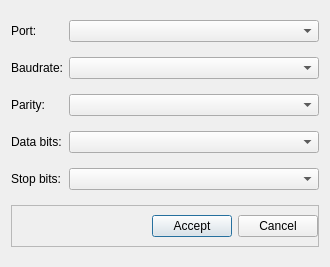
<?xml version="1.0" encoding="UTF-8"?>
<ui version="4.0">
 <class>Dialog</class>
 <widget class="QDialog" name="Dialog">
  <property name="geometry">
   <rect>
    <x>0</x>
    <y>0</y>
    <width>330</width>
    <height>267</height>
   </rect>
  </property>
  <property name="windowTitle">
   <string>Dialog</string>
  </property>
  <layout class="QGridLayout" name="gridLayout">
   <item row="1" column="1">
    <widget class="QComboBox" name="cb_baud"/>
   </item>
   <item row="0" column="0">
    <widget class="QLabel" name="l_port">
     <property name="sizePolicy">
      <sizepolicy hsizetype="Fixed" vsizetype="Preferred">
       <horstretch>0</horstretch>
       <verstretch>0</verstretch>
      </sizepolicy>
     </property>
     <property name="text">
      <string>Port:</string>
     </property>
    </widget>
   </item>
   <item row="2" column="0">
    <widget class="QLabel" name="l_parity">
     <property name="text">
      <string>Parity:</string>
     </property>
    </widget>
   </item>
   <item row="1" column="0">
    <widget class="QLabel" name="l_baud">
     <property name="text">
      <string>Baudrate:</string>
     </property>
    </widget>
   </item>
   <item row="0" column="1">
    <widget class="QComboBox" name="cb_port"/>
   </item>
   <item row="3" column="1">
    <widget class="QComboBox" name="cb_db"/>
   </item>
   <item row="4" column="0">
    <widget class="QLabel" name="l_sb">
     <property name="text">
      <string>Stop bits:</string>
     </property>
    </widget>
   </item>
   <item row="3" column="0">
    <widget class="QLabel" name="l_db">
     <property name="text">
      <string>Data bits:</string>
     </property>
    </widget>
   </item>
   <item row="4" column="1">
    <widget class="QComboBox" name="cb_sb"/>
   </item>
   <item row="2" column="1">
    <widget class="QComboBox" name="cb_parity"/>
   </item>
   <item row="5" column="0" colspan="2">
    <widget class="QFrame" name="frame">
     <property name="sizePolicy">
      <sizepolicy hsizetype="Preferred" vsizetype="Fixed">
       <horstretch>0</horstretch>
       <verstretch>0</verstretch>
      </sizepolicy>
     </property>
     <property name="frameShape">
      <enum>QFrame::StyledPanel</enum>
     </property>
     <property name="frameShadow">
      <enum>QFrame::Raised</enum>
     </property>
     <layout class="QHBoxLayout" name="horizontalLayout">
      <property name="leftMargin">
       <number>0</number>
      </property>
      <property name="rightMargin">
       <number>0</number>
      </property>
      <item>
       <spacer name="horizontalSpacer">
        <property name="orientation">
         <enum>Qt::Horizontal</enum>
        </property>
        <property name="sizeHint" stdset="0">
         <size>
          <width>40</width>
          <height>20</height>
         </size>
        </property>
       </spacer>
      </item>
      <item>
       <widget class="QPushButton" name="pb_accept">
        <property name="text">
         <string>Accept</string>
        </property>
       </widget>
      </item>
      <item>
       <widget class="QPushButton" name="pb_cancel">
        <property name="text">
         <string>Cancel</string>
        </property>
       </widget>
      </item>
     </layout>
    </widget>
   </item>
  </layout>
 </widget>
 <resources/>
 <connections/>
</ui>
